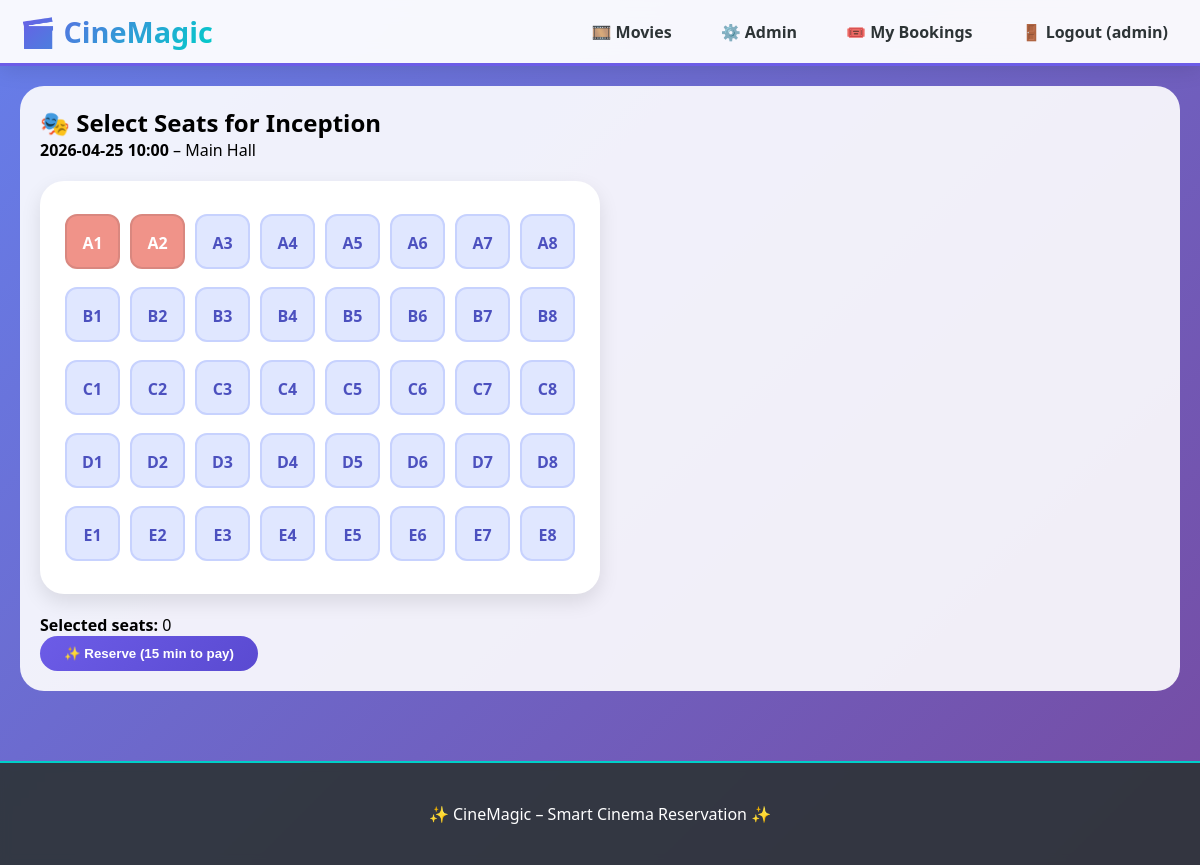
Screenshot of /book_seat/3 (signed in) with the database file from the repository.
### run.py (models this page shows, shortened)
class User(UserMixin, db.Model):
    __tablename__ = 'users'
    id = db.Column(db.Integer, primary_key=True)
    username = db.Column(db.String(80), unique=True, nullable=False)
    email = db.Column(db.String(120), unique=True, nullable=False)
    password_hash = db.Column(db.String(200), nullable=False)
    is_admin = db.Column(db.Boolean, default=False)
    registered_on = db.Column(db.DateTime, default=datetime.utcnow)
    bookings = db.relationship('Booking', backref='user', lazy=True)
    waiting_entries = db.relationship('WaitingEntry', backref='user', lazy=True)

class Movie(db.Model):
    __tablename__ = 'movies'
    id = db.Column(db.Integer, primary_key=True)
    title = db.Column(db.String(150), nullable=False)
    genre = db.Column(db.String(100))
    duration_min = db.Column(db.Integer)
    description = db.Column(db.Text)
    release_year = db.Column(db.Integer)
    rating = db.Column(db.Float)
    showtimes = db.relationship('Showtime', backref='movie', lazy=True)

class Showtime(db.Model):
    __tablename__ = 'showtimes'
    id = db.Column(db.Integer, primary_key=True)
    movie_id = db.Column(db.Integer, db.ForeignKey('movies.id'), nullable=False)
    hall_id = db.Column(db.Integer, db.ForeignKey('halls.id'), nullable=False)
    start_time = db.Column(db.DateTime, nullable=False)
    end_time = db.Column(db.DateTime, nullable=False)
    base_price = db.Column(db.Float, default=5000.0)
    bookings = db.relationship('Booking', backref='showtime', lazy=True)
    waiting_list = db.relationship('WaitingEntry', backref='showtime', lazy=True)

class Hall(db.Model):
    __tablename__ = 'halls'
    id = db.Column(db.Integer, primary_key=True)
    hall_name = db.Column(db.String(50), nullable=False)
    rows = db.Column(db.Integer, default=5)
    cols = db.Column(db.Integer, default=8)
    is_vip = db.Column(db.Boolean, default=False)
    showtimes = db.relationship('Showtime', backref='hall', lazy=True)

### run.py (the view, shortened to what this page needs)
@app.route('/book_seat/<int:showtime_id>', methods=['GET','POST'])
@login_required
def book_seat(showtime_id):
    showtime = Showtime.query.get_or_404(showtime_id)
    if showtime.start_time < datetime.today():
        flash('Showtime already passed', 'danger')
        return redirect(url_for('movies'))
    booked = []
    for b in showtime.bookings:
        if b.status in ('confirmed', 'pending') and b.seat_numbers:
            booked.extend(b.seat_numbers.split(','))
    hall = showtime.hall
    matrix = []
    for r in range(hall.rows):
        row_letter = chr(ord('A')+r)
        row = []
        for c in range(hall.cols):
            sid = f"{row_letter}{c+1}"
            row.append({'id': sid, 'booked': sid in booked})
        matrix.append(row)
    return render_template('book_seat.html', showtime=showtime, seat_matrix=matrix)

### run.py (called while the page is built)
@login_manager.user_loader
def load_user(user_id):
    return User.query.get(int(user_id))

### templates/book_seat.html (shortened to what this page needs)
{% extends "base.html" %}{% block content %}<div style="background:rgba(255,255,255,0.9); border-radius:24px; padding:20px;"><h2>🎭 Select Seats for {{ showtime.movie.title }}</h2><p><strong>{{ showtime.start_time.strftime("%Y-%m-%d %H:%M") }}</strong> – {{ showtime.hall.hall_name }}</p><form method="POST" id="seatForm"><div class="seat-map">{% for row in seat_matrix %}<div class="seat-row">{% for seat in row %}<div class="seat {% if seat.booked %}booked{% endif %}" data-seat-id="{{ seat.id }}" onclick="toggleSeat(this, '{{ seat.id }}')">{{ seat.id }}</div>{% endfor %}</div>{% endfor %}</div><p><strong>Selected seats:</strong> <span id="selected_count">0</span></p><button type="submit">✨ Reserve (15 min to pay)</button></form></div>{% endblock %}

### templates/base.html (shortened to what this page needs)
<!DOCTYPE html>
<html lang="en">
<head>
    <link rel="stylesheet" href="{{ url_for('static', filename='style.css') }}">
</head>
<body>
    <nav class="navbar">
        <div class="container">
            <a href="/" class="brand">🎬 CineMagic</a>
            <ul class="nav-links">
                <li><a href="{{ url_for('movies') }}">🎞️ Movies</a></li>
                {% if current_user.is_authenticated %}
                    {% if current_user.is_admin %}<li><a href="{{ url_for('admin_dashboard') }}">⚙️ Admin</a></li>{% endif %}
                    <li><a href="{{ url_for('my_bookings') }}">🎟️ My Bookings</a></li>
                    <li><a href="{{ url_for('logout') }}">🚪 Logout ({{ current_user.username }})</a></li>
                {% else %}
                    <li><a href="{{ url_for('login') }}">🔐 Login</a></li>
                    <li><a href="{{ url_for('register') }}">📝 Register</a></li>
                {% endif %}
            </ul>
        </div>
    </nav>
    <div class="container main-content">
        {% block content %}{% endblock %}
    </div>
    <footer><div class="container"><p>✨ CineMagic – Smart Cinema Reservation ✨</p></div></footer>
</body>
</html>

### static/style.css (style rules this page uses)
:root { --primary: #6c5ce7; --primary-dark: #5a4ad1; --secondary: #00cec9; --danger: #e74c3c; --success: #00b894; --warning: #fdcb6e; --dark: #2d3436; }
* { margin:0; padding:0; box-sizing:border-box; }
body { font-family: 'Segoe UI', system-ui; background: linear-gradient(135deg, #667eea 0%, #764ba2 100%); min-height: 100vh; }
.container { max-width: 1280px; margin: 0 auto; padding: 20px; }
.navbar { background: rgba(255,255,255,0.95); backdrop-filter: blur(10px); box-shadow: 0 4px 20px rgba(0,0,0,0.1); position: sticky; top: 0; z-index: 1000; border-bottom: 3px solid var(--primary); }
.navbar .container { display: flex; justify-content: space-between; align-items: center; padding: 12px 20px; }
.brand { font-size: 1.8rem; font-weight: 800; background: linear-gradient(135deg, var(--primary), var(--secondary)); -webkit-background-clip: text; background-clip: text; color: transparent; text-decoration: none; }
.nav-links { list-style: none; display: flex; gap: 25px; align-items: center; }
.nav-links a { text-decoration: none; color: var(--dark); font-weight: 600; transition: 0.3s; padding: 8px 12px; border-radius: 8px; }
.btn, button { background: linear-gradient(135deg, var(--primary), var(--primary-dark)); color: white; border: none; padding: 10px 24px; border-radius: 40px; font-weight: 600; cursor: pointer; transition: 0.2s; text-decoration: none; display: inline-block; }
.seat-map { background: white; padding: 20px; border-radius: 24px; display: inline-block; box-shadow: 0 8px 20px rgba(0,0,0,0.1); margin: 20px 0; }
.seat-row { display: flex; margin: 8px 0; }
.seat { width: 55px; height: 55px; margin: 5px; text-align: center; line-height: 55px; border-radius: 12px; font-weight: bold; cursor: pointer; transition: 0.2s; background: #e0e7ff; color: #4c51bf; border: 2px solid #c7d2fe; }
.seat.booked { background: var(--danger); color: white; cursor: not-allowed; opacity: 0.6; border-color: #c0392b; }
footer { background: rgba(45,52,54,0.9); backdrop-filter: blur(5px); color: white; text-align: center; padding: 20px; margin-top: 50px; border-top: 2px solid var(--secondary); }

### rows the page displays
User: username "admin"
Movie: movie "Inception"
Showtime: start_time "2026-04-25 10:00"
Hall: hall.hall_name "Main Hall"

### other values shown
{{ seat.id }} "A1" "A2" "A3" "A4" "A5" "A6" "A7" "A8" "B1" "B2" "B3" "B4" "B5" "B6" "B7" "B8" "C1" "C2" "C3" "C4" "C5" "C6" "C7" "C8" "D1" "D2" "D3" "D4" "D5" "D6" "D7" "D8" "E1" "E2" "E3" "E4" "E5" "E6" "E7" "E8"
